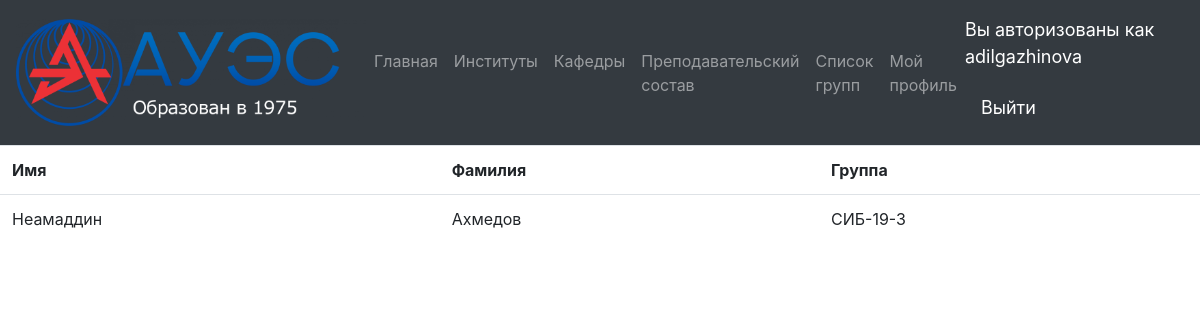
Screenshot of /instituts/department/student/1/ (signed in) with the database file from the repository.
### aues_portal/models.py (models this page shows, shortened)
class Student(models.Model):
	YEARS = (
		('1' ,'1'),
		('2' ,'2'),
		('3' ,'3'),
		('4' ,'4'),
		)
	name = models.CharField("Имя", max_length = 20)
	surname = models.CharField("Фамилия", max_length = 20)
	patronymic = models.CharField("Отчество", max_length = 20)
	group = models.ForeignKey(Group, verbose_name = "Группа", on_delete = models.CASCADE, related_query_name = "group")
	age = models.PositiveSmallIntegerField("Возраст", default = 0)
	study_year = models.CharField("Год обучения", max_length = 1, choices = YEARS)
	class Meta:
		verbose_name = "Студент"
		verbose_name_plural = "Студенты"

class Group(models.Model):
	department = models.ForeignKey(Department, verbose_name = "Кафедра", on_delete = models.CASCADE, related_query_name = "department")
	name = models.CharField("Название группы", max_length = 10)
	group_adviser = models.ForeignKey(Teacher, verbose_name = "Эдвайзер группы", on_delete = models.CASCADE, related_query_name = "group_adviser")
	class Meta:
		verbose_name = "Группа"
		verbose_name_plural = "Группы"
	def __str__(self):
		return self.name

### aues_portal/decorators.py (the view)
	def wrapper_func(request, *args, **kwargs):
		if request.user.is_anonymous:
			return HttpResponse('Ошибка доступа')
		else:
			return view_func(request, *args, **kwargs)

### aues_portal/views.py (called while the page is built)
@authenticated_user
def student(request, pk):
	student = Student.objects.get(id = pk)
	context = {'student':student,
	}
	return render(request, 'html/student.html', context)

### aues_portal/templates/html/student.html
{% extends 'html/main.html' %}
{% block content %}
<table class="table">
	<tr>
		<th>Имя</th>
		<th>Фамилия</th>
		<th>Группа</th>
	</tr>
		<tr>
			<td>{{student.name}}</td>
			<td>{{student.surname}}</td>
			<td>{{student.group}}</td>
		</tr>
</table>
{% endblock %}

### aues_portal/templates/html/navbar.html (shortened to what this page needs)
{% load static %}
<nav class="navbar navbar-expand-lg navbar-dark bg-dark">
  <img id="logo" src="{% static 'images/log.png' %}">
  <div class="collapse navbar-collapse" id="navbarSupportedContent">
    <ul class="navbar-nav mr-auto">
        <a class="nav-link" href="{% url 'home' %}">Главная</a>
        <a class="nav-link" href="{% url 'instituts' %}">Институты</a>
        <a class="nav-link" href="{% url 'departments' %}">Кафедры</a>
        <a class="nav-link" href="{% url 'teachers' %}">Преподавательский состав</a>
      {% if request.user.is_authenticated %}
          <a class="nav-link" href="{% url 'groups' %}">Список групп</a>
      {% endif %}
      {% if request.user.is_authenticated %}
          <a class="nav-link" href="{% url 'user' %}">Мой профиль</a>
      {% endif %}
    </ul>
    <span class="form-inline my-2 my-lg-0">
      {% if request.user.is_authenticated %}
        <span id = "hellow-msg" class="navbar-text mr-sm-2">Вы авторизованы как {{request.user}}</span>
        <span id = "hellow-msg" class="navbar-text my-2 my-sm-0"><a class="nav-link" href="{% url 'logout' %}">Выйти</a></span>
        {% else %}
        <span id = "hellow-msg" class="navbar-text mr-sm-2">Вы авторизованы как Гость</span>
        <span id = "hellow-msg" class="navbar-text my-2 my-sm-0"><a class="nav-link" href="{% url 'login' %}">Войти</a></span>
      {% endif %}
    </span>
  </div>
</nav>

### static/css/main.css (style rules this page uses)
#hellow-msg { font-size: 18px; color: #fff; }
#logo { max-width: 350px; }

### rows the page displays
Student: name "Неамаддин", surname "Ахмедов", group "СИБ-19-3"

### other values shown
{{ request.user }} "adilgazhinova"
